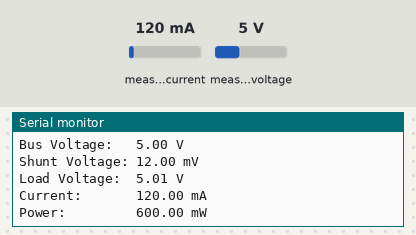
Recording of a sketch running on a simulated Raspberry Pi Pico. Shown: the last lines printed to the serial monitor. The inputs (shaded band) are chosen by the test bench; at power-on: measured current 120 mA, measured voltage 5 V.

Above: at 1.2 s.
1.3 s: measured current set to 40 mA
At 2.6 s:
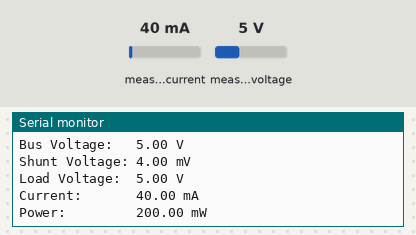
2.8 s: measured voltage set to 0.3 V
At 4.2 s:
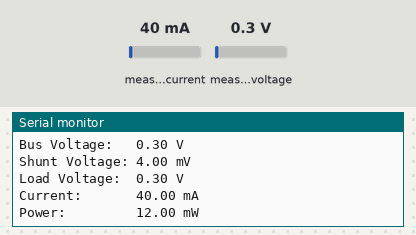
4.3 s: measured current set to 500 mA
At 6.7 s:
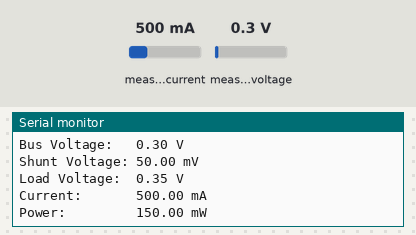
Timing chart, 0 to 8.2 s (numbered marks = the images above; inputs shaded):
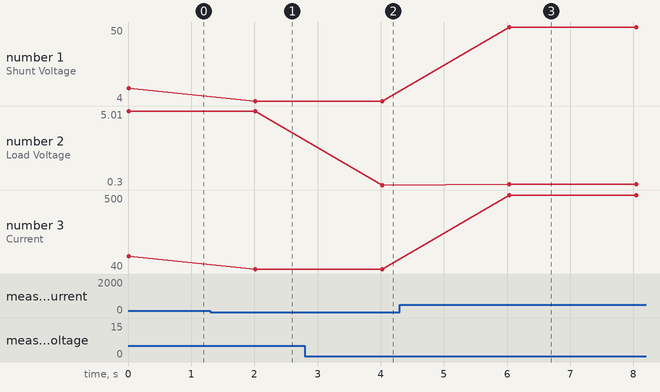

Measured:
- after the input at 1.3 s, the serial monitor: prints a new line after 0.72 s (image 1)
- after the input at 2.8 s, the serial monitor: prints a new line after 1.2 s (image 2)
- after the input at 4.3 s, the serial monitor: prints a new line after 1.7 s (image 3)
- plotted number 1: 12 → 4 after the input at 1.3 s, 4 → 50 after the input at 4.3 s
- plotted number 2: 5 → 0.3 after the input at 2.8 s, 0.3 → 0.35 after the input at 4.3 s
- plotted number 3: 120 → 40 after the input at 1.3 s, 40 → 500 after the input at 4.3 s

The sketch:

INA219_Corrovorado.ino
```cpp
#include <Wire.h>
#include <Adafruit_INA219.h>

// Crear una instancia del sensor INA219
Adafruit_INA219 ina219;

void setup(void) {
  Serial.begin(115200);
  while (!Serial) {
      // Espera a que se abra la consola serie (para placas como Leonardo)
      delay(1);
  }

  Serial.println("Inicializando el sensor INA219...");

  // Configurar los pines alternativos para Wire1
  Wire1.setSDA(25); // Configurar el pin 25 como SDA
  Wire1.setSCL(24); // Configurar el pin 24 como SCL
  Wire1.begin();

  // Inicializa el sensor INA219 usando Wire1
  ina219.begin(&Wire1);

  Serial.println("Medición de voltaje y corriente con el INA219...");
}

void loop(void) {
  float shuntVoltage_mV = 0;
  float busVoltage_V = 0;
  float current_mA = 0;
  float power_mW = 0;
  float loadVoltage_V = 0;

  // Leer el voltaje del shunt (en mV)
  shuntVoltage_mV = ina219.getShuntVoltage_mV();
  // Leer el voltaje del bus (en V)
  busVoltage_V = ina219.getBusVoltage_V();
  // Leer la corriente (en mA)
  current_mA = ina219.getCurrent_mA();
  // Leer la potencia (en mW)
  power_mW = ina219.getPower_mW();
  // Calcular el voltaje de carga
  loadVoltage_V = busVoltage_V + (shuntVoltage_mV / 1000);

  // Imprimir los resultados
  Serial.print("Bus Voltage:   "); Serial.print(busVoltage_V); Serial.println(" V");
  Serial.print("Shunt Voltage: "); Serial.print(shuntVoltage_mV); Serial.println(" mV");
  Serial.print("Load Voltage:  "); Serial.print(loadVoltage_V); Serial.println(" V");
  Serial.print("Current:       "); Serial.print(current_mA); Serial.println(" mA");
  Serial.print("Power:         "); Serial.print(power_mW); Serial.println(" mW");
  Serial.println("");

  // Esperar 2 segundos antes de la siguiente lectura
  delay(2000);
}
```
